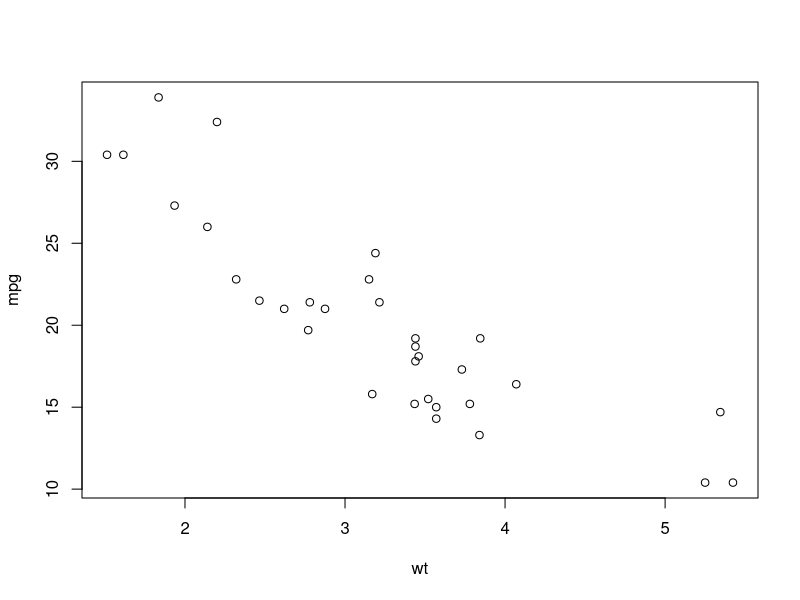
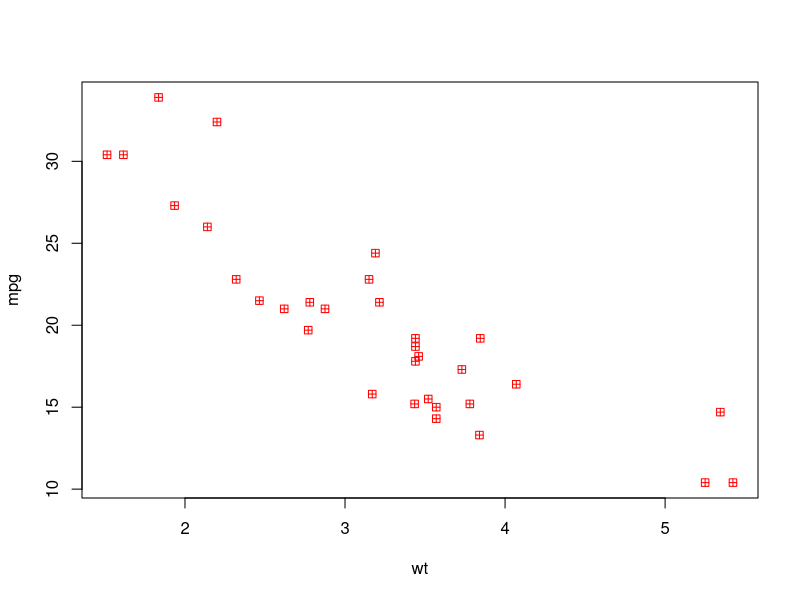
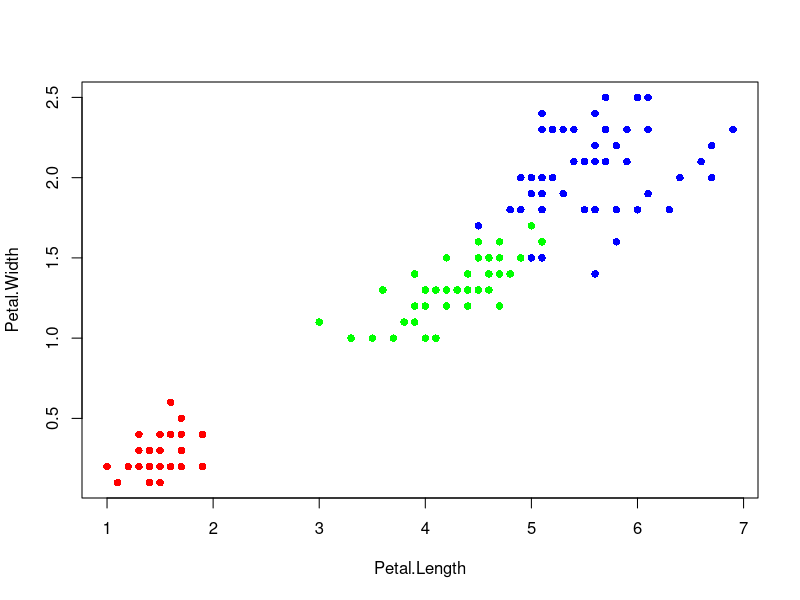

Generate these figures, in order, with R:
#날짜 : 2021/06/29
#이름 : 이진유
#내용 : Ch05. 데이터 시각화 - 산점도 교재 p154

View(mtcars)

wt <- mtcars$wt
mpg <- mtcars$mpg

plot(wt, mpg)
plot(wt, mpg, col = 'red', pch=12)

View(iris)
ds_iris <- iris[,3:4]
group <- as.numeric(iris$Species)
group
 
color <- c('red','green','blue')
plot(ds_iris, pch=16, col=color[group])
